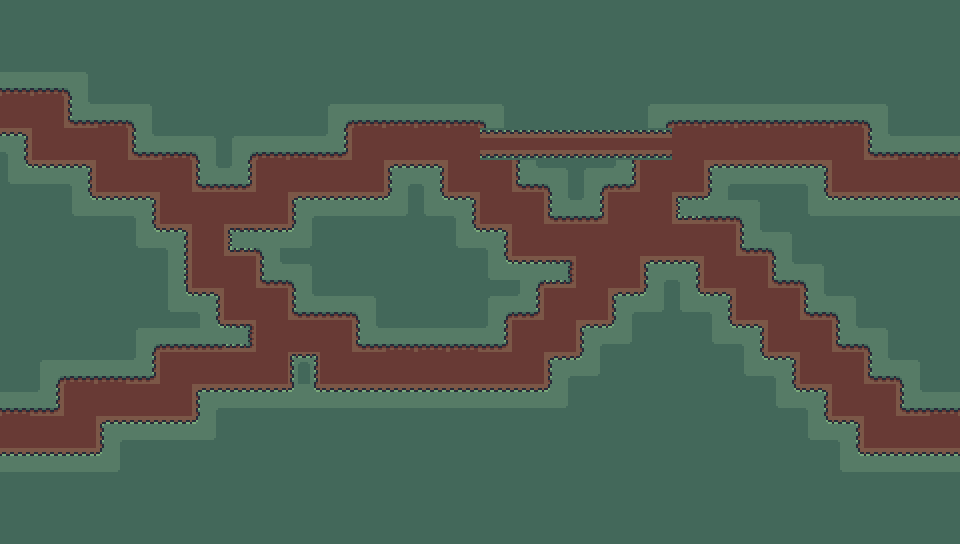

Tiled map render using the project's own tile images. Description and the whole map definition, tile-layer contents included, below:
An orthogonal 30x17 tile map with 32x32 px tiles, 3 tile layers (grass, path, hidden), 3 tilesets and 4 objects.

<map version="1.8" tiledversion="1.8.2" orientation="orthogonal" renderorder="right-down" width="30" height="17" tilewidth="32" tileheight="32" infinite="0" nextlayerid="7" nextobjectid="7">
 <tileset firstgid="1" source="python tiles.tsx" />
 <tileset firstgid="31" source="more_tiles2.tsx" />
 <tileset firstgid="32" source="more_tiles.tsx" />
 <layer id="1" name="grass" width="30" height="17">
  <properties>
   <property name="cost" type="int" value="30" />
  </properties>
  <data encoding="csv">
7,7,7,7,7,7,7,7,7,7,7,7,7,7,7,7,7,7,7,7,7,7,7,7,7,7,7,7,7,7,
7,7,7,7,7,7,7,7,7,7,7,7,7,7,7,7,7,7,7,7,7,7,7,7,7,7,7,7,7,7,
17,17,18,7,7,7,7,7,7,7,7,7,7,7,7,7,7,7,7,7,7,7,7,7,7,7,7,7,7,7,
0,0,11,17,18,7,7,7,7,7,16,17,17,17,17,18,7,7,7,7,16,17,17,17,17,17,17,18,7,7,
3,0,0,0,11,17,18,16,17,17,13,0,0,0,0,0,0,0,0,0,0,0,0,0,0,0,0,11,17,17,
26,2,3,0,0,0,11,13,0,0,0,0,1,3,0,0,11,18,16,13,0,0,1,2,2,3,0,0,0,0,
7,7,26,2,3,0,0,0,0,1,2,2,28,26,3,0,0,11,13,0,0,32,43,18,7,26,2,2,2,2,
7,7,7,7,26,3,0,32,38,28,7,7,7,7,26,3,0,0,0,0,0,0,0,11,18,7,7,7,7,7,
7,7,7,7,7,8,0,0,11,18,7,7,7,7,7,26,42,34,0,0,1,3,0,0,11,18,7,7,7,7,
7,7,7,7,7,26,3,0,0,11,12,18,7,7,7,16,13,0,0,1,28,26,3,0,0,11,18,7,7,7,
7,7,7,7,16,12,39,34,0,0,0,11,17,17,17,13,0,0,1,28,7,7,26,3,0,0,11,18,7,7,
7,16,17,17,13,0,0,0,0,9,0,0,0,0,0,0,0,1,28,7,7,7,7,26,3,0,0,11,18,7,
17,13,0,0,0,0,1,2,2,40,2,2,2,2,2,2,2,28,7,7,7,7,7,7,26,3,0,0,11,17,
0,0,0,1,2,2,28,7,7,7,7,7,7,7,7,7,7,7,7,7,7,7,7,7,7,26,3,0,0,0,
2,2,2,28,7,7,7,7,7,7,7,7,7,7,7,7,7,7,7,7,7,7,7,7,7,7,26,2,2,2,
7,7,7,7,7,7,7,7,7,7,7,7,7,7,7,7,7,7,7,7,7,7,7,7,7,7,7,7,7,7,
7,7,7,7,7,7,7,7,7,7,7,7,7,7,7,7,7,7,7,7,7,7,7,7,7,7,7,7,7,7
</data>
 </layer>
 <layer id="2" name="path" width="30" height="17">
  <properties>
   <property name="cost" type="int" value="1" />
  </properties>
  <data encoding="csv">
0,0,0,0,0,0,0,0,0,0,0,0,0,0,0,0,0,0,0,0,0,0,0,0,0,0,0,0,0,0,
0,0,0,0,0,0,0,0,0,0,0,0,0,0,0,0,0,0,0,0,0,0,0,0,0,0,0,0,0,0,
0,0,0,0,0,0,0,0,0,0,0,0,0,0,0,0,0,0,0,0,0,0,0,0,0,0,0,0,0,0,
22,22,0,0,0,0,0,0,0,0,0,0,0,0,0,0,0,0,0,0,0,0,0,0,0,0,0,0,0,0,
0,22,22,22,0,0,0,0,0,0,0,22,22,22,22,0,0,0,0,0,0,22,22,22,22,22,22,0,0,0,
0,0,0,22,22,22,0,0,22,22,22,22,0,0,22,22,0,0,0,0,22,22,0,0,0,0,22,22,22,22,
0,0,0,0,0,22,22,22,22,0,0,0,0,0,0,22,22,0,0,22,22,0,0,0,0,0,0,0,0,0,
0,0,0,0,0,0,22,0,0,0,0,0,0,0,0,0,22,22,22,22,22,22,22,0,0,0,0,0,0,0,
0,0,0,0,0,0,22,22,0,0,0,0,0,0,0,0,0,0,22,22,0,0,22,22,0,0,0,0,0,0,
0,0,0,0,0,0,0,22,22,0,0,0,0,0,0,0,0,22,22,0,0,0,0,22,22,0,0,0,0,0,
0,0,0,0,0,0,0,0,22,22,22,0,0,0,0,0,22,22,0,0,0,0,0,0,22,22,0,0,0,0,
0,0,0,0,0,22,22,22,22,0,22,22,22,22,22,22,22,0,0,0,0,0,0,0,0,22,22,0,0,0,
0,0,22,22,22,22,0,0,0,0,0,0,0,0,0,0,0,0,0,0,0,0,0,0,0,0,22,22,0,0,
22,22,22,0,0,0,0,0,0,0,0,0,0,0,0,0,0,0,0,0,0,0,0,0,0,0,0,22,22,22,
0,0,0,0,0,0,0,0,0,0,0,0,0,0,0,0,0,0,0,0,0,0,0,0,0,0,0,0,0,0,
0,0,0,0,0,0,0,0,0,0,0,0,0,0,0,0,0,0,0,0,0,0,0,0,0,0,0,0,0,0,
0,0,0,0,0,0,0,0,0,0,0,0,0,0,0,0,0,0,0,0,0,0,0,0,0,0,0,0,0,0
</data>
 </layer>
 <layer id="4" name="hidden" width="30" height="17">
  <properties>
   <property name="cost" type="int" value="29" />
  </properties>
  <data encoding="csv">
0,0,0,0,0,0,0,0,0,0,0,0,0,0,0,0,0,0,0,0,0,0,0,0,0,0,0,0,0,0,
0,0,0,0,0,0,0,0,0,0,0,0,0,0,0,0,0,0,0,0,0,0,0,0,0,0,0,0,0,0,
0,0,0,0,0,0,0,0,0,0,0,0,0,0,0,0,0,0,0,0,0,0,0,0,0,0,0,0,0,0,
0,0,0,0,0,0,0,0,0,0,0,0,0,0,0,0,0,0,0,0,0,0,0,0,0,0,0,0,0,0,
0,0,0,0,0,0,0,0,0,0,0,0,0,0,0,31,31,31,31,31,31,0,0,0,0,0,0,0,0,0,
0,0,0,0,0,0,0,0,0,0,0,0,0,0,0,0,0,0,0,0,0,0,0,0,0,0,0,0,0,0,
0,0,0,0,0,0,0,0,0,0,0,0,0,0,0,0,0,0,0,0,0,0,0,0,0,0,0,0,0,0,
0,0,0,0,0,0,0,0,0,0,0,0,0,0,0,0,0,0,0,0,0,0,0,0,0,0,0,0,0,0,
0,0,0,0,0,0,0,0,0,0,0,0,0,0,0,0,0,0,0,0,0,0,0,0,0,0,0,0,0,0,
0,0,0,0,0,0,0,0,0,0,0,0,0,0,0,0,0,0,0,0,0,0,0,0,0,0,0,0,0,0,
0,0,0,0,0,0,0,0,0,0,0,0,0,0,0,0,0,0,0,0,0,0,0,0,0,0,0,0,0,0,
0,0,0,0,0,0,0,0,0,0,0,0,0,0,0,0,0,0,0,0,0,0,0,0,0,0,0,0,0,0,
0,0,0,0,0,0,0,0,0,0,0,0,0,0,0,0,0,0,0,0,0,0,0,0,0,0,0,0,0,0,
0,0,0,0,0,0,0,0,0,0,0,0,0,0,0,0,0,0,0,0,0,0,0,0,0,0,0,0,0,0,
0,0,0,0,0,0,0,0,0,0,0,0,0,0,0,0,0,0,0,0,0,0,0,0,0,0,0,0,0,0,
0,0,0,0,0,0,0,0,0,0,0,0,0,0,0,0,0,0,0,0,0,0,0,0,0,0,0,0,0,0,
0,0,0,0,0,0,0,0,0,0,0,0,0,0,0,0,0,0,0,0,0,0,0,0,0,0,0,0,0,0
</data>
 </layer>
 <objectgroup id="5" name="spawn_points">
  <object id="2" x="0" y="96" width="32" height="32" />
  <object id="3" x="0" y="416" width="32" height="32" />
 </objectgroup>
 <objectgroup id="6" name="home_points">
  <object id="4" x="928" y="160" width="32" height="32" />
  <object id="5" x="928" y="416" width="32" height="32" />
 </objectgroup>
</map>